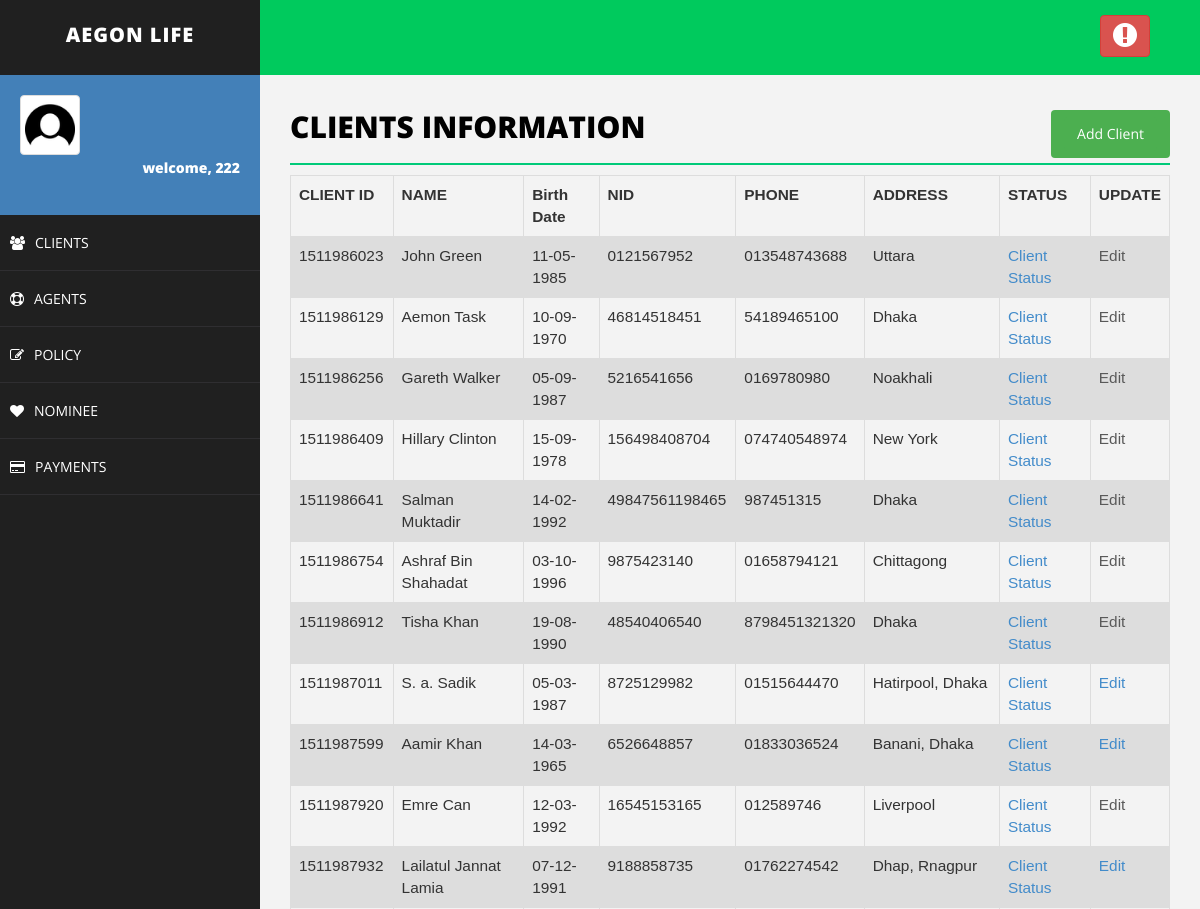
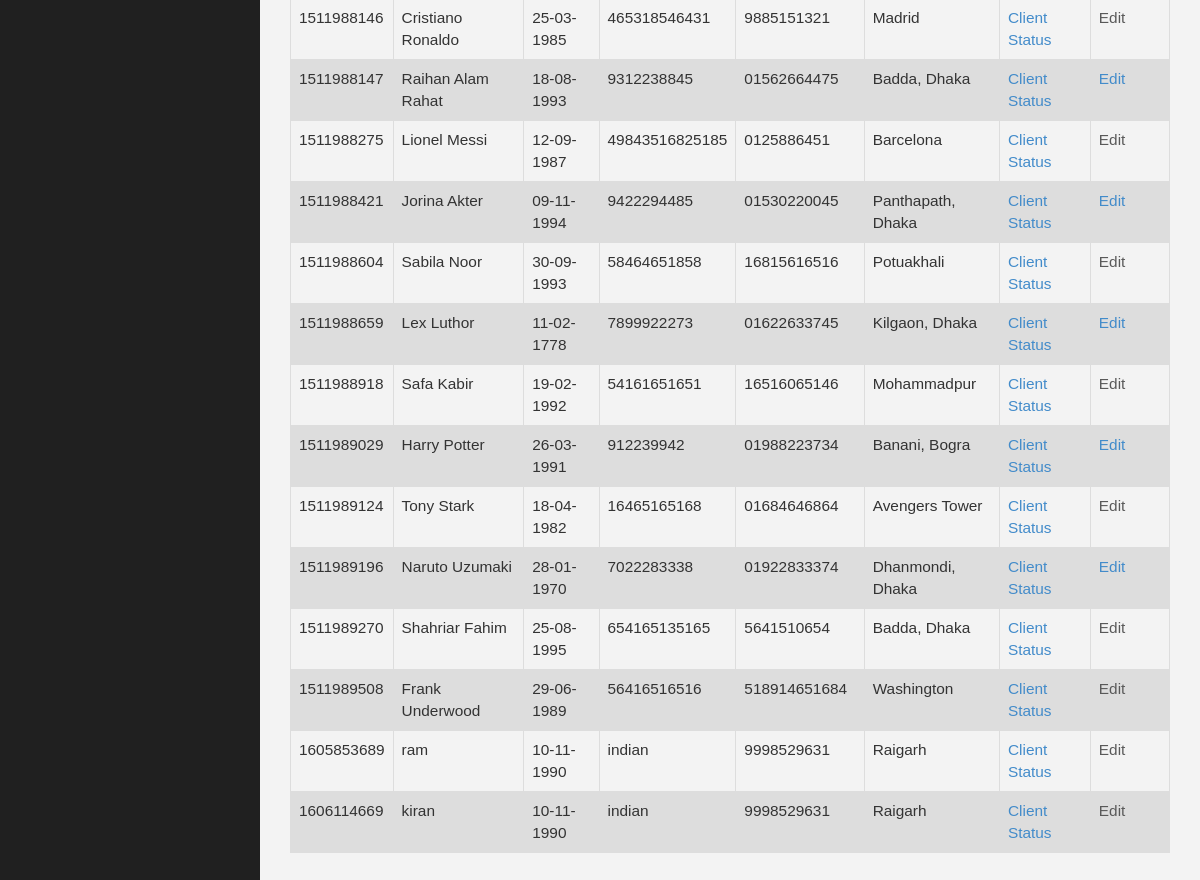
Screenshot of /lims/client.php (signed in) with the database file from the repository (2 pictures, top to bottom).
### tables this page shows
CREATE TABLE IF NOT EXISTS `client` (
  `client_id` varchar(200) NOT NULL,
  `client_password` varchar(30) NOT NULL,
  `name` varchar(50) NOT NULL,
  `sex` varchar(20) NOT NULL,
  `birth_date` varchar(20) NOT NULL,
  `marital_status` varchar(20) NOT NULL,
  `nid` varchar(50) NOT NULL,
  `phone` varchar(20) NOT NULL,
  `address` varchar(50) NOT NULL,
  `policy_id` varchar(50) NOT NULL,
  `agent_id` varchar(20) NOT NULL,
  `image` varchar(200) NOT NULL
);

### lims/client.php (the view, shortened to what this page needs)
<!DOCTYPE html>
<html>
<head>
    <link href="assets/css/bootstrap.css" rel="stylesheet" />
    <link href="assets/css/font-awesome.css" rel="stylesheet" />
    <link href="assets/css/basic.css" rel="stylesheet" />
    <link href="assets/css/custom.css" rel="stylesheet" />
</head>
<body>
<?php include 'header.php';
?>
        <div id="page-wrapper">
                <div class="row">
                    <div class="col-md-12">
                        <h1 class="page-head-line">Clients Information
						<button class="btn" align="center">
						<a href="addClient.php" class="btn">Add Client</a>
						</button>
						</h1>
                    </div>
                </div>
<?php
	$sql = "SELECT client_id,name,birth_date,nid,phone,address,agent_id FROM client";
	$result = $conn->query($sql);
	echo "<table class=\"table\">\n";
    echo "  <tr>\n";
    echo "    <th>CLIENT ID</th>\n";
    echo "    <th>NAME</th>\n";
    echo "    <th>Birth Date</th>\n";
    echo "    <th>NID</th>\n";
    echo "    <th>PHONE</th>\n";
	echo "    <th>ADDRESS</th>\n";
	echo "    <th>STATUS</th>\n";
	echo "    <th>UPDATE</th>\n";
    echo "  </tr>";
	if ($result->num_rows > 0) {
	while($row = $result->fetch_assoc()) {
		echo "<tr>\n";
		echo "    <td>".$row["client_id"]."</td>\n";
		echo "    <td>".$row["name"]."</td>\n";
		echo "    <td>".$row["birth_date"]."</td>\n";
		echo "    <td>".$row["nid"]."</td>\n";
		echo "    <td>".$row["phone"]."</td>\n";
		echo "    <td>".$row["address"]."</td>\n";
		echo "    <td>"."<a href='clientStatus.php?client_id=".$row["client_id"]. "'>Client Status</a>"."</td>\n";
		if($row["agent_id"]== $username || "ahmed" == $username){
			echo "<td>"."<a href='editClient.php?client_id=".$row["client_id"]. "'>Edit</a>"."</td>\n";
		}else {
			echo "<td>"."<a class=\"dis\" href='editClient.php?client_id=".$row["client_id"]. "'>Edit</a>"."</td>\n";
		}
	}
	}
?>
    </div>
</body>
</html>

### lims/assets/css/basic.css (style rules this page uses)
body { font-family: 'Open Sans', sans-serif; line-height:25px; }
#page-wrapper { padding: 15px 15px; min-height: 600px; background: #F3F3F3; }
.page-head-line { font-size: 30px; text-transform: uppercase; color: #000; font-weight: 800; padding-bottom: 20px; border-bottom: 2px solid #00CA79; margin-bottom: 10px; }
@media (min-width:768px) { #page-wrapper { margin: 0 0 0 260px; padding: 15px 30px; min-height: 1200px; } }

### lims/client.php (style rules this page uses)
.btn { background-color: #4CAF50; float: right; color:white; text-decoration:none; }
table { font-family: arial, sans-serif; border-collapse: collapse; width: 100%; margin-left:0%; font-size:110%; }
td, th { border: 1px solid #dddddd; text-align: left; padding: 8px; }
tr:nth-child(even) { background-color: #dddddd; }
.dis { pointer-events: none; cursor: default; color:#595959; }

### rows the page displays
client: client_id "1511986023", name "John Green", birth_date "11-05-1985", nid "0121567952", phone "013548743688", address "Uttara"
client: client_id "1511986129", name "Aemon Task", birth_date "10-09-1970", nid "46814518451", phone "54189465100", address "Dhaka"
client: client_id "1511986256", name "Gareth Walker", birth_date "05-09-1987", nid "5216541656", phone "0169780980", address "Noakhali"
client: client_id "1511986409", name "Hillary Clinton", birth_date "15-09-1978", nid "156498408704", phone "074740548974", address "New York"
client: client_id "1511986641", name "Salman Muktadir", birth_date "14-02-1992", nid "49847561198465", phone "987451315", address "Dhaka"
client: client_id "1511986754", name "Ashraf Bin Shahadat", birth_date "03-10-1996", nid "9875423140", phone "01658794121", address "Chittagong"
client: client_id "1511986912", name "Tisha Khan", birth_date "19-08-1990", nid "48540406540", phone "8798451321320", address "Dhaka"
client: client_id "1511987011", name "S. a. Sadik", birth_date "05-03-1987", nid "8725129982", phone "01515644470", address "Hatirpool, Dhaka"
client: client_id "1511987599", name "Aamir Khan", birth_date "14-03-1965", nid "6526648857", phone "01833036524", address "Banani, Dhaka"
client: client_id "1511987920", name "Emre Can", birth_date "12-03-1992", nid "16545153165", phone "012589746", address "Liverpool"
client: client_id "1511987932", name "Lailatul Jannat Lamia", birth_date "07-12-1991", nid "9188858735", phone "01762274542", address "Dhap, Rnagpur"
client: client_id "1511988146", name "Cristiano Ronaldo", birth_date "25-03-1985", nid "465318546431", phone "9885151321", address "Madrid"
client: client_id "1511988147", name "Raihan Alam Rahat", birth_date "18-08-1993", nid "9312238845", phone "01562664475", address "Badda, Dhaka"
client: client_id "1511988275", name "Lionel Messi", birth_date "12-09-1987", nid "49843516825185", phone "0125886451", address "Barcelona"
client: client_id "1511988421", name "Jorina Akter", birth_date "09-11-1994", nid "9422294485", phone "01530220045", address "Panthapath, Dhaka"
client: client_id "1511988604", name "Sabila Noor", birth_date "30-09-1993", nid "58464651858", phone "16815616516", address "Potuakhali"
client: client_id "1511988659", name "Lex Luthor", birth_date "11-02-1778", nid "7899922273", phone "01622633745", address "Kilgaon, Dhaka"
client: client_id "1511988918", name "Safa Kabir", birth_date "19-02-1992", nid "54161651651", phone "16516065146", address "Mohammadpur"
client: client_id "1511989029", name "Harry Potter", birth_date "26-03-1991", nid "912239942", phone "01988223734", address "Banani, Bogra"
client: client_id "1511989124", name "Tony Stark", birth_date "18-04-1982", nid "16465165168", phone "01684646864", address "Avengers Tower"
client: client_id "1511989196", name "Naruto Uzumaki", birth_date "28-01-1970", nid "7022283338", phone "01922833374", address "Dhanmondi, Dhaka"
client: client_id "1511989270", name "Shahriar Fahim", birth_date "25-08-1995", nid "654165135165", phone "5641510654", address "Badda, Dhaka"
client: client_id "1511989508", name "Frank Underwood", birth_date "29-06-1989", nid "56416516516", phone "518914651684", address "Washington"
client: client_id "1605853689", name "ram", birth_date "10-11-1990", nid "indian", phone "9998529631", address "Raigarh"
client: client_id "1606114669", name "kiran", birth_date "10-11-1990", nid "indian", phone "9998529631", address "Raigarh"

### other values shown
$_SESSION["username"] "222"
